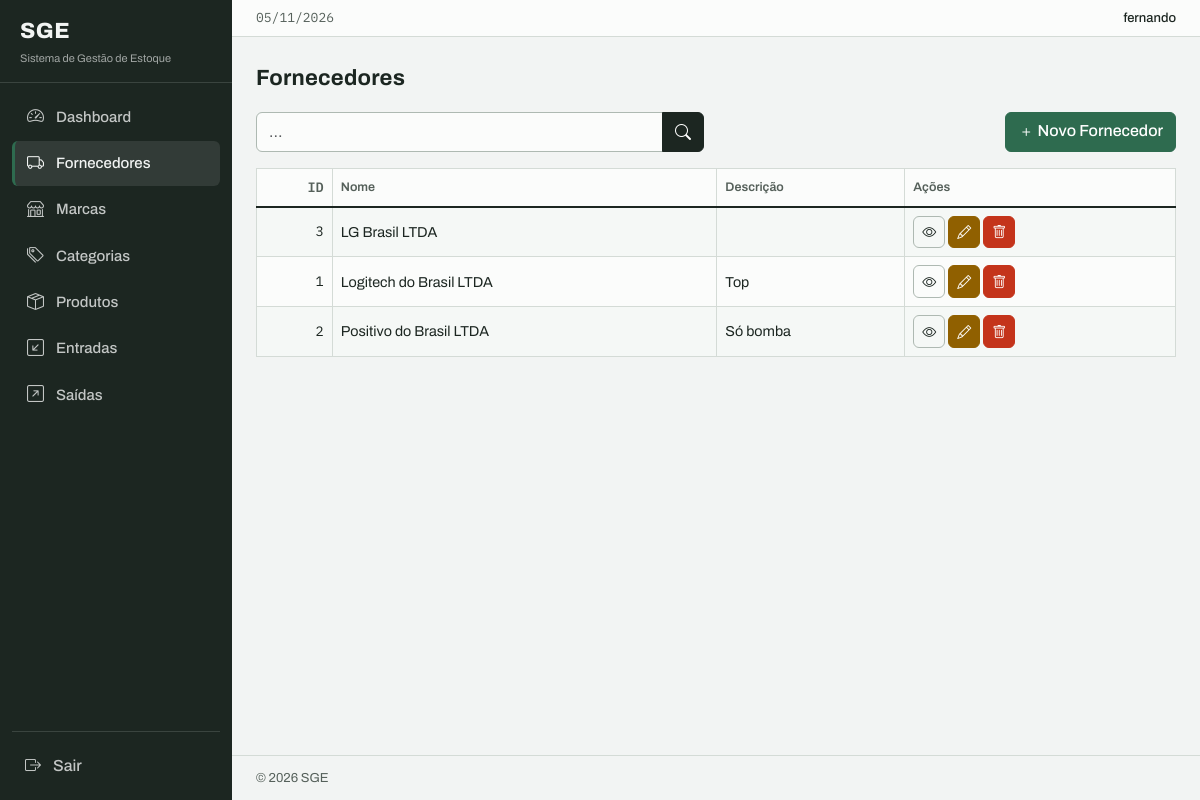
The app's page /suppliers/list/ (signed in) with its own data.
### suppliers/models.py (models this page shows, shortened)
class Supplier(models.Model):
    name = models.CharField(max_length=500)
    description = models.TextField(null=True, blank=True)
    created_at = models.DateTimeField(auto_now_add=True)
    updated_at = models.DateTimeField(auto_now=True)
    class Meta:
        ordering = ["name"]

### suppliers/views.py (the view)
# urls.py: path("suppliers/list/", views.SupplierListView.as_view(), name="supplier_list"),
class SupplierListView(LoginRequiredMixin, PermissionRequiredMixin, ListView):
    model = models.Supplier
    template_name = "supplier_list.html"
    context_object_name = "suppliers"
    paginate_by = 10
    permission_required = "suppliers.view_supplier"
    def get_queryset(self):
        queryset = super().get_queryset()
        name = self.request.GET.get("name")
        if name:
            queryset = queryset.filter(name__icontains=name)
        return queryset

### app/context_processors.py (called while the page is built)
def static_versions(request):
    try:
        version = int(_CSS.stat().st_mtime)
    except OSError:
        version = 1
    return {"sge_css_v": version}

### suppliers/templates/supplier_list.html (shortened to what this page needs)
{% extends 'base.html' %}
{% block content %}
<h1 class="sge-page-title">Fornecedores</h1>
<div class="row mb-3">
    <div class="col-md-6">
        <form method="get" action="{% url 'supplier_list' %}" role="search">
            <div class="input-group">
                <input type="text" class="form-control" name="name" placeholder="…" aria-label="Buscar por nome" value="{{ request.GET.name }}">
                <button type="submit" class="btn btn-primary" aria-label="Buscar">
                    <i class="bi bi-search" aria-hidden="true"></i>
                </button>
            </div>
        </form>
    </div>
    {% if perms.suppliers.add_supplier %}
        <div class="col-md-6">
            <a href="{% url 'supplier_create' %}" class="btn btn-success float-end">
                <i class="bi bi-plus"></i> Novo Fornecedor
            </a>
        </div>
    {% endif %}
</div>
<div class="table-responsive">
    <table class="table table-striped table-bordered">
        <thead>
            <tr>
                <th class="num" scope="col">ID</th>
                <th scope="col">Nome</th>
                <th scope="col">Descrição</th>
                <th scope="col">Ações</th>
            </tr>
        </thead>
        <tbody>
            {% for supplier in suppliers %}
            <tr>
                <td class="num">{{ supplier.id }}</td>
                <td>{{ supplier.name }}</td>
                <td>{{ supplier.description}}</td>
                <td>
                    <a href="{% url 'supplier_detail' supplier.id %}" class="btn btn-info btn-sm" aria-label="Ver detalhes de {{ supplier.name }}">
                        <i class="bi bi-eye" aria-hidden="true"></i>
                    </a>
                    {% if perms.suppliers.change_supplier %}
                    <a href="{% url 'supplier_update' supplier.id%}" class="btn btn-warning btn-sm" aria-label="Editar {{ supplier.name }}">
                        <i class="bi bi-pencil" aria-hidden="true"></i>
                    </a>
                    {% endif%}
                    {% if perms.suppliers.delete_supplier %}
                    <a href="{% url 'supplier_delete' supplier.id%}" class="btn btn-danger btn-sm" aria-label="Excluir {{ supplier.name }}">
                        <i class="bi bi-trash" aria-hidden="true"></i>
                    </a>
                    {% endif %}
                </td>
            </tr>
            {% empty %}
            <tr><td colspan="4" class="text-center py-4 text-secondary">Nenhum registro para mostrar.</td></tr>
        {% endfor %}
        </tbody>
    </table>
</div>
{% endblock %}

### app/templates/components/_header.html (shortened to what this page needs)
<header class="sge-topbar">
  <span class="sge-topbar-date" aria-label="Data de hoje">{% now 'd/m/Y' %}</span>
  <span class="sge-topbar-user">{{ user.username }}</span>
</header>

### app/static/css/sge.css (style rules this page uses)
:root { color-scheme: light; --sge-paper: #F2F4F3; --sge-paper-raised: #FBFCFB; --sge-ink: #1C2621; --sge-ink-soft: #55605A; --sge-line: #D4DBD6; --sge-line-strong: #AEB9B2; --sge-in: #2E6B4F; --sge-in-soft: #E3EFE8; --sge-out: #C4341B; --sge-out-soft: #F9E9E4; --sge-amber: #906000; --sge-amber-soft: #F7EFDD; --sge-radius: 6px; --bs-body-bg: var(--sge-paper); --bs-body-color: var(--sge-ink); --bs-body-font-family: "Archivo", system-ui, -apple-system, sans-serif; --bs-body-font-size: 0.9375rem; --bs-body-line-height: 1.55; --bs-border-color: var(--sge-line); --bs-link-color: var(--sge-in); --bs-link-hover-color: #21503B; --bs-emphasis-color: var(--sge-ink); }
body { font-feature-settings: "tnum" 1; -webkit-tap-highlight-color: rgba(28, 38, 33, 0.08); }
.btn, .sge-nav .nav-link, .sge-nav .sge-nav-exit .btn-link { touch-action: manipulation; }
.sge-topbar { display: flex; align-items: center; gap: 1rem; padding: 0.5rem 1.5rem; border-bottom: 1px solid var(--sge-line); background: var(--sge-paper-raised); font-size: 0.8125rem; color: var(--sge-ink-soft); }
.sge-topbar .sge-topbar-date { font-family: "IBM Plex Mono", monospace; font-size: 0.8125rem; }
.sge-topbar .sge-topbar-user { margin-left: auto; color: var(--sge-ink); font-weight: 500; }
.sge-page-title { font-weight: 700; font-stretch: 112%; font-size: 1.375rem; letter-spacing: 0.01em; margin: 0 0 1.25rem; text-wrap: balance; }
.table { --bs-table-bg: var(--sge-paper-raised); --bs-table-striped-bg: #F5F8F6; --bs-table-striped-color: var(--sge-ink); --bs-table-hover-bg: var(--sge-in-soft); --bs-table-hover-color: var(--sge-ink); margin-bottom: 1.25rem; font-size: 0.9rem; }
.table thead th { font-size: 0.78rem; font-weight: 600; color: var(--sge-ink-soft); border-bottom: 2px solid var(--sge-ink); white-space: nowrap; }
.table td { border-color: var(--sge-line); vertical-align: middle; }
.table th.num, .table td.num { text-align: right; font-family: "IBM Plex Mono", monospace; font-size: 0.85rem; }
.btn { --bs-btn-border-radius: var(--sge-radius); --bs-btn-font-weight: 500; font-family: inherit; }
.btn-primary { --bs-btn-bg: var(--sge-ink); --bs-btn-border-color: var(--sge-ink); --bs-btn-hover-bg: #2C3A33; --bs-btn-hover-border-color: #2C3A33; --bs-btn-active-bg: #2C3A33; --bs-btn-active-border-color: #2C3A33; --bs-btn-disabled-bg: var(--sge-ink); --bs-btn-disabled-border-color: var(--sge-ink); }
.btn-success { --bs-btn-bg: var(--sge-in); --bs-btn-border-color: var(--sge-in); --bs-btn-hover-bg: #25583F; --bs-btn-hover-border-color: #25583F; --bs-btn-active-bg: #25583F; --bs-btn-active-border-color: #25583F; --bs-btn-disabled-bg: var(--sge-in); --bs-btn-disabled-border-color: var(--sge-in); }
.btn-danger { --bs-btn-bg: var(--sge-out); --bs-btn-border-color: var(--sge-out); --bs-btn-hover-bg: #A72A15; --bs-btn-hover-border-color: #A72A15; --bs-btn-active-bg: #A72A15; --bs-btn-active-border-color: #A72A15; --bs-btn-disabled-bg: var(--sge-out); --bs-btn-disabled-border-color: var(--sge-out); }
.btn-warning { --bs-btn-color: #FFFFFF; --bs-btn-bg: var(--sge-amber); --bs-btn-border-color: var(--sge-amber); --bs-btn-hover-color: #FFFFFF; --bs-btn-hover-bg: #7E5700; --bs-btn-hover-border-color: #7E5700; --bs-btn-active-color: #FFFFFF; --bs-btn-active-bg: #7E5700; --bs-btn-active-border-color: #7E5700; --bs-btn-disabled-color: #FFFFFF; --bs-btn-disabled-bg: var(--sge-amber); --bs-btn-disabled-border-color: var(--sge-amber); }
.btn-info { --bs-btn-color: var(--sge-ink); --bs-btn-bg: transparent; --bs-btn-border-color: var(--sge-line-strong); --bs-btn-hover-color: var(--sge-ink); --bs-btn-hover-bg: var(--sge-paper); --bs-btn-hover-border-color: var(--sge-ink-soft); --bs-btn-active-color: var(--sge-ink); --bs-btn-active-bg: var(--sge-line); --bs-btn-active-border-color: var(--sge-ink-soft); --bs-btn-disabled-color: var(--sge-ink-soft); --bs-btn-disabled-bg: transparent; --bs-btn-disabled-border-color: var(--sge-line); }
.form-control, .form-select { --bs-border-radius: var(--sge-radius); border-color: var(--sge-line-strong); background-color: var(--sge-paper-raised); }
.bi { vertical-align: -0.125em; }

### records on screen
Supplier: id "3", name "LG Brasil LTDA"
Supplier: id "1", name "Logitech do Brasil LTDA", description "Top"
Supplier: id "2", name "Positivo do Brasil LTDA", description "Só bomba"

### other values on screen
{{ user.username }} "fernando"
